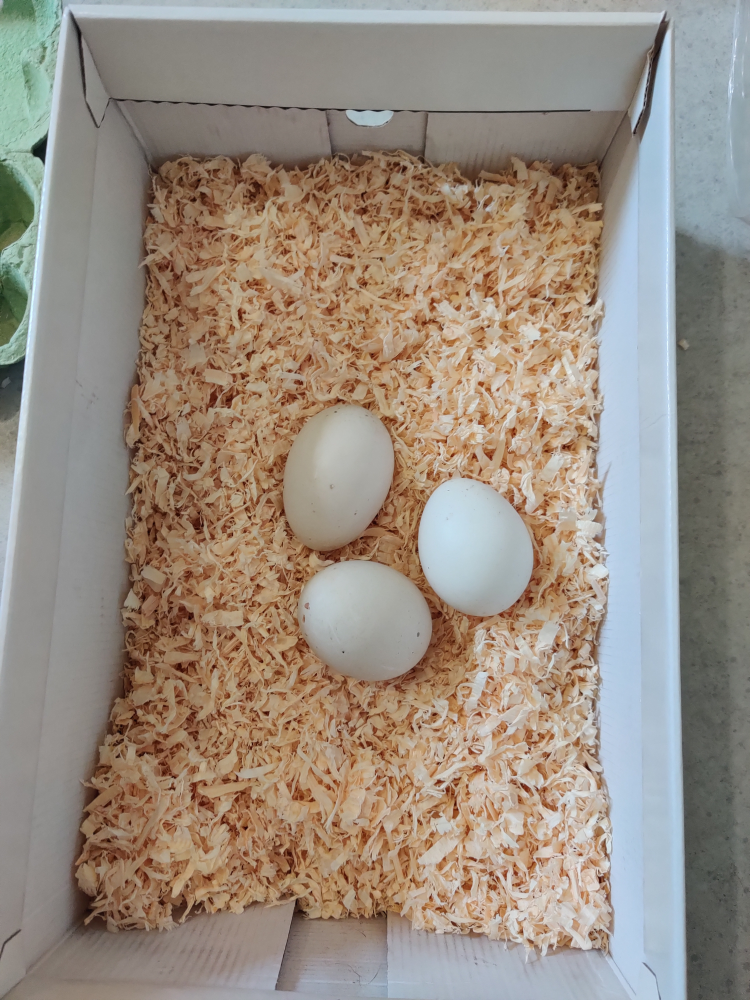
//> input picture 3oeufs.jpg, 3000 x 4000 px (shown at 1/4 size)
$ ./DecoupageCage 3oeufs.jpg   (built with g++ and OpenCV 4)
//> lines starting //> are read from the running program, lines starting //| are printed output that depends on the picture; after the words box and inside, x2 and y2 are one past the last pixel; in counts of white or black regions, pixels touching at a corner belong together
// The "Square Detector" program.
// It loads several images sequentially and tries to find squares in
// each image
#include "opencv2/core.hpp"
#include "opencv2/imgproc.hpp"
#include "opencv2/imgcodecs.hpp"
#include "opencv2/highgui.hpp"
#include <iostream>

using namespace cv;
using namespace std;
static void help(const char* programName)
{
    cout <<
        "\nA program using pyramid scaling, Canny, contours and contour simplification\n"
        "to find squares in an image (picX.png)\n"
        "Returns sequence of squares detected on the image.\n"
        "Call:\n"
        "./" << programName << " [file_name (optional)]\n"
        "Using OpenCV version " << CV_VERSION << "\n" << endl;
}
//int thresh = 50, N = 11;
int thresh = 20, N = 5;
const char* wndname = "Nest detection";
// helper function:
// finds a cosine of angle between vectors
// from pt0->pt1 and from pt0->pt2
static double angle(Point pt1, Point pt2, Point pt0)
{
    double dx1 = pt1.x - pt0.x;
    double dy1 = pt1.y - pt0.y;
    double dx2 = pt2.x - pt0.x;
    double dy2 = pt2.y - pt0.y;
    return (dx1 * dx2 + dy1 * dy2) / sqrt((dx1 * dx1 + dy1 * dy1) * (dx2 * dx2 + dy2 * dy2) + 1e-10);
}
// returns sequence of squares detected on the image.
static void findSquares(const Mat& image, vector<vector<Point> >& squares)
{
    squares.clear();
    Mat pyr, timg, gray0(image.size(), CV_8U), gray;
    // down-scale and upscale the image to filter out the noise
    pyrDown(image, pyr, Size(image.cols / 2, image.rows / 2));
    pyrUp(pyr, timg, image.size());
    vector<vector<Point> > contours;
    // find squares in every color plane of the image
    for (int c = 0; c < 3; c++)
    {
        int ch[] = { c, 0 };
        mixChannels(&timg, 1, &gray0, 1, ch, 1);
        // try several threshold levels
        for (int l = 0; l < N; l++)
        {
            // hack: use Canny instead of zero threshold level.
            // Canny helps to catch squares with gradient shading
            if (l == 0)
            {
                // apply Canny. Take the upper threshold from slider
                // and set the lower to 0 (which forces edges merging)
                Canny(gray0, gray, 0, thresh, 5);
                // dilate canny output to remove potential
                // holes between edge segments
                dilate(gray, gray, Mat(), Point(-1, -1));
            }
            else
            {
                // apply threshold if l!=0:
                //     tgray(x,y) = gray(x,y) < (l+1)*255/N ? 255 : 0
                gray = gray0 >= (l + 1) * 255 / N;
            }
            // find contours and store them all as a list
            findContours(gray, contours, RETR_LIST, CHAIN_APPROX_SIMPLE);
            vector<Point> approx;
            // test each contour
            for (size_t i = 0; i < contours.size(); i++)
            {
                // approximate contour with accuracy proportional
                // to the contour perimeter
                approxPolyDP(contours[i], approx, arcLength(contours[i], true) * 0.02, true);
                // square contours should have 4 vertices after approximation
                // relatively large area (to filter out noisy contours)
                // and be convex.
                // Note: absolute value of an area is used because
                // area may be positive or negative - in accordance with the
                // contour orientation
                if (approx.size() == 4 &&
                    fabs(contourArea(approx)) > 1000 &&
                    isContourConvex(approx))
                {
                    double maxCosine = 0;
                    for (int j = 2; j < 5; j++)
                    {
                        // find the maximum cosine of the angle between joint edges
                        double cosine = fabs(angle(approx[j % 4], approx[j - 2], approx[j - 1]));
                        maxCosine = MAX(maxCosine, cosine);
                    }
                    // if cosines of all angles are small
                    // (all angles are ~90 degree) then write quandrange
                    // vertices to resultant sequence
                    if (maxCosine < 0.3)
                        squares.push_back(approx);
                }
            }
        }
    }
}
// the function draws all the squares in the image
static void drawSquares(Mat& image, const vector<vector<Point> >& squares)
{
    for (size_t i = 0; i < squares.size(); i++)
    {
        const Point* p = &squares[i][0];
        int n = (int)squares[i].size();
        polylines(image, &p, &n, 1, true, Scalar(255, 0, 0), 3, LINE_AA); //Scalar(X,X,X) donne une couleur à définir
    }
    imshow(wndname, image);
}
int main(int argc, char** argv)
{
    static const char* names[] = { "nuit_V2.png", 0 };
    help(argv[0]);
    if (argc > 1)
    {
        names[0] = argv[1];
        names[1] = "0";
    }
    vector<vector<Point> > squares;
    for (int i = 0; names[i] != 0; i++)
    {
        string filename = samples::findFile(names[i]);
        Mat image = imread(filename, IMREAD_COLOR);
//> image is the input picture: 4000 rows x 3000 cols, CV_8UC3; mean B, G, R 128.5, 140.7, 152.8
        if (image.empty())
        {
            cout << "Couldn't load " << filename << endl;
            continue;
        }
        findSquares(image, squares);
//> the loop in findSquares, `for (int c = 0; c < 3; c++)` made 3 passes
//> pass 1, in findSquares, `mixChannels(&timg, 1, &gray0, 1, ch, 1);`:
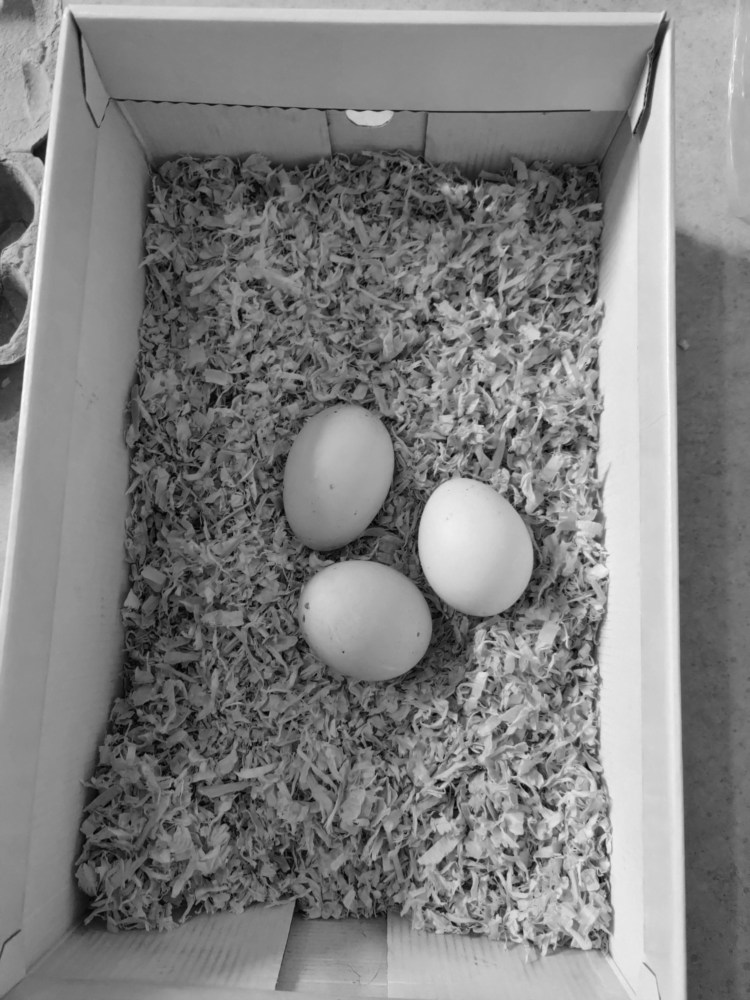
//> gray0: 4000 rows x 3000 cols, CV_8UC1 (shown at 1/4 size); min 1, max 255, mean 128.5
//> pass 2, in findSquares, `mixChannels(&timg, 1, &gray0, 1, ch, 1);`:
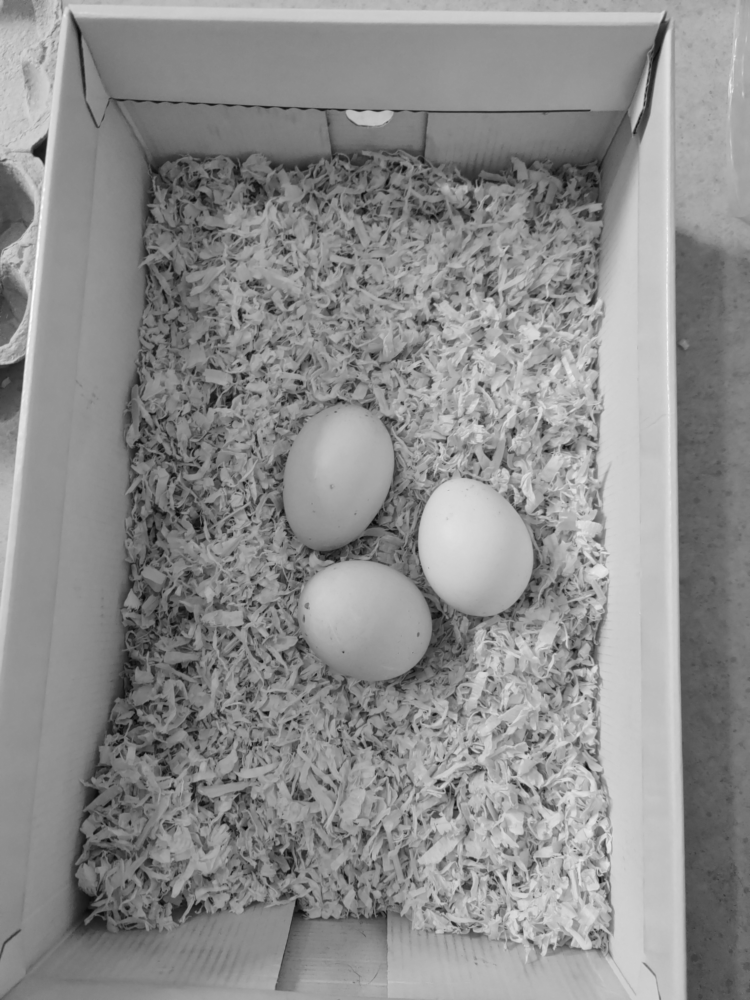
//> gray0: 4000 rows x 3000 cols, CV_8UC1 (shown at 1/4 size); min 3, max 255, mean 140.7
//> pass 3, in findSquares, `mixChannels(&timg, 1, &gray0, 1, ch, 1);`:
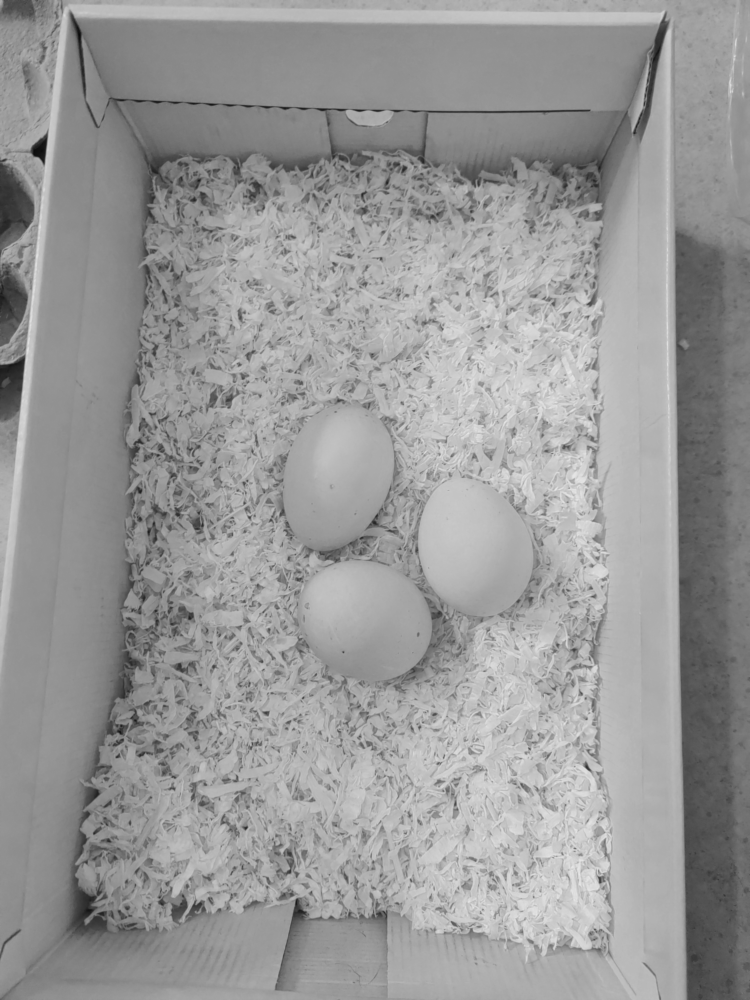
//> gray0: 4000 rows x 3000 cols, CV_8UC1 (shown at 1/4 size); min 7, max 234, mean 152.9
//> after the loop in findSquares, `for (int c = 0; c < 3; c++)`: gray: 4000 rows x 3000 cols, CV_8UC1; every value is 0
//> after the loop in findSquares, `for (int c = 0; c < 3; c++)`: contours = 0 contours; squares = 1 contour; box (x1, y1, x2, y2) and area: (0, 0, 3000, 4000) 11481508
        drawSquares(image, squares);
//> the loop in drawSquares, `for (size_t i = 0; i < squares.size(); i++)` made 1 pass
//> n on pass 1: 4
        int c = waitKey();
//> the space key is pressed
//> (the run ends here: the program stops with an error, at `string filename = samples::findFile(names[i]);`)
